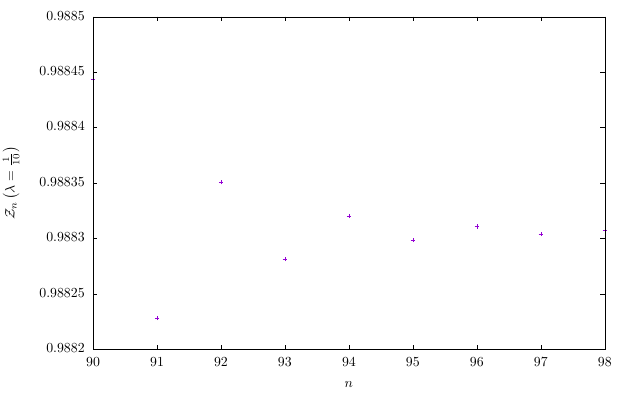

The gnuplot source for this figure:
set terminal epslatex size 16cm,10cm color standalone "" 10

set output "Z_n_strong_zoom_fixed.tex"
set format x "$%g$"
set format y "$%g$"

z(l,x) = (1/(2*sqrt(pi))) * ((-1)**l / l!) * (6/x)**((l/2.) + 1/4.) * gamma((l/2.) + 1/4.)

set xlabel '$n$'
set ylabel '$\mathcal{Z}_n\left(\lambda=\frac{1}{10}\right)$'
# gnuplot breaks if n>98
set xrange [90:98]
set yrange [0.9882:0.9885]
set samples 9
plot '+' using 1:(sum [l=0:floor($1)] z(l, 0.1)) with points notitle

set output
